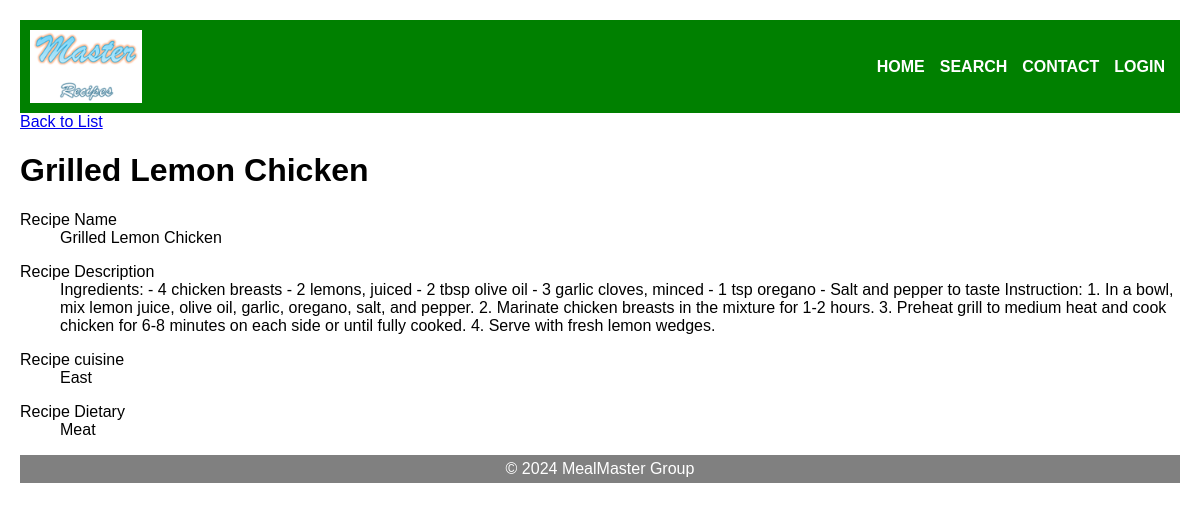
The app's page /php/show.php?id=4 with its own data.
### tables this page shows
CREATE TABLE IF NOT EXISTS `recipe` (
  `id` INT(11) NOT NULL AUTO_INCREMENT,
  `name` VARCHAR(100) NOT NULL,
  `description` TEXT NOT NULL,
  `cuisine` VARCHAR(50) NOT NULL,
  `dietary` VARCHAR(50) NOT NULL,
  `created_at` TIMESTAMP DEFAULT CURRENT_TIMESTAMP,
  PRIMARY KEY (`id`)
);

### php/show.php (the view, shortened to what this page needs)
<!DOCTYPE html>
<html lang="en">
<head>
  <link rel="stylesheet" href="../css/wstyles.css" />
</head>
<body>
  <?php
  include "headerEm.php";
  $conn = db_connect();
  $id = $_GET['id'];
  $sql = "SELECT * FROM recipe WHERE id= '$id'";
  $result_set = mysqli_query($conn, $sql);
  $result = mysqli_fetch_assoc($result_set);
  ?>
  <div id="content">
    <a class="back-link" href="all.php"> Back to List</a>
    <div class="page show">
      <h1> <?php echo $result['name']; ?></h1>
      <div class="attributes">
        <dl>
          <dt>Recipe Name</dt>
          <dd><?php echo $result['name']; ?></dd>
        </dl>
        <dl>
          <dt>Recipe Description</dt>
          <dd><?php echo $result['description']; ?></dd>
        </dl>
        <dl>
          <dt>Recipe cuisine</dt>
          <dd><?php echo $result['cuisine']; ?></dd>
        </dl>
        <dl>
          <dt>Recipe Dietary</dt>
          <dd><?php echo $result['dietary']; ?></dd>
        </dl>
      </div>
    </div>
  </div>
  <?php include 'footerEm.php'; ?>
</body>
</html>

### css/wstyles.css (style rules this page uses)
html, body { padding: 5px; margin: 5px; font-family: Arial, sans-serif; display: flex; flex-direction: column; }
body { flex:1; }

### records on screen
recipe: name "Grilled Lemon Chicken", description "Ingredients: - 4 chicken breasts - 2 lemons, juiced - 2 tbsp olive oil - 3 garlic cloves, minced - 1 tsp oregano - Salt and pepper to taste Instruction: 1. In a bowl, mix lemon juice, olive oil, garlic, oregano, salt, and pepper. 2. Marinate chicken breasts in the mixture for 1-2 hours. 3. Preheat grill to medium heat and cook chicken for 6-8 minutes on each side or until fully cooked. 4. Serve with fresh lemon wedges.", cuisine "East", dietary "Meat"
